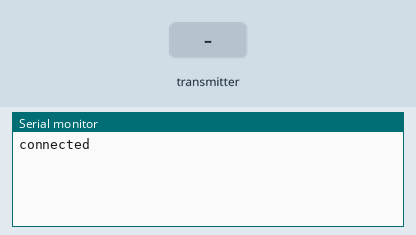
The program below on a simulated ESP32. Parts: the last lines printed to the serial monitor. The inputs (shaded band) are chosen by the test bench. WiFi joins after 1.5 s; servers stay silent unless stated; random numbers use the default seed unless the program sets one; no MQTT or app messages arrive unless stated.

Above: at 2.7 s.
2.8 s: the transmitter starts sending id = 0
At 3.11 s:
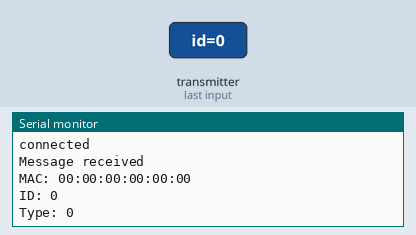
4.3 s: the transmitter starts sending id = 64
At 4.61 s:
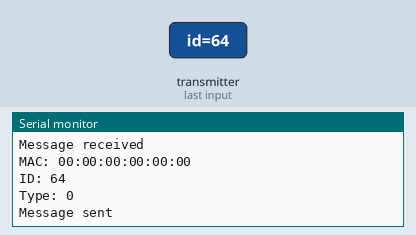

The program:

main.cpp
```cpp
#include <Arduino.h>
#include <PubSubClient.h>
#include <ArduinoJson.h>
#include <WiFiClientSecure.h>
#include <WiFi.h>
#include <esp_now.h>
#include <esp_wifi.h>

#include "main.h"

#define MQTT_SERVER "410e88d4c6f74067af21eb2712fbc8a4.s2.eu.hivemq.cloud"
#define MQTT_PORT 8883
#define MQTT_USER "esp32"
#define MQTT_PASSWORD "3W645!r7"

const char *SSID = "DESKTOP-OI97DKV 6851";
const char *PASSWORD = "40n9X+82";

WiFiClientSecure wifiClient;
PubSubClient client(wifiClient);

uint8_t broadcast_mac[] = { 0xFF, 0xFF, 0xFF, 0xFF, 0xFF, 0xFF };
uint8_t mac[6];
typedef struct esp_now_msg_t {
  uint8_t data[128];
  msg_type type;
  uint8_t id = 0;
} esp_now_msg_t;

// ESPNOW send messsage
void espnow_send_msg(esp_now_msg_t msg, uint8_t *mac) {
  uint8_t packet_size = sizeof(esp_now_msg_t);
  uint8_t msg_data[packet_size];
  memcpy(&msg_data[0], &msg, sizeof(esp_now_msg_t));

  esp_err_t status = esp_now_send(mac, msg_data, sizeof(esp_now_msg_t));
  if (ESP_OK != status) {
    Serial.println("Error sending message");
  }
}

void msg_send_cb(const uint8_t *mac, esp_now_send_status_t sendStatus) {

  switch (sendStatus) {
    case ESP_NOW_SEND_SUCCESS:
      /* code here */
      Serial.println("Message sent");
      break;

    case ESP_NOW_SEND_FAIL:
      /* code here */
      Serial.println("Message failed to send");
      break;

    default:
      break;
  }
}

void msg_recv_cb(const uint8_t *mac_addr, const uint8_t *data, int len) {
  /* code here */
  Serial.println("Message received");
  esp_now_msg_t msg;
  esp_now_msg_t reponse;
  memcpy(&msg, data, sizeof(esp_now_msg_t));
  Serial.printf("MAC: %02x:%02x:%02x:%02x:%02x:%02x\n", mac_addr[0], mac_addr[1], mac_addr[2], mac_addr[3], mac_addr[4], mac_addr[5]);
  Serial.printf("ID: %d\n", msg.id);
  Serial.printf("Type: %d\n", msg.type);
  // Serial.printf("MAC: %02x:%02x:%02x:%02x:%02x:%02x\n", msg.data[0], msg.data[1], msg.data[2], msg.data[3], msg.data[4], msg.data[5]);
  if (msg.id != 0)  // id gateway = 0
  {
    switch (msg.type) {
      case PAIRING:
        /* code */
        esp_now_peer_info peer_info;
        memcpy(peer_info.peer_addr, mac_addr, 6);
        peer_info.ifidx = WIFI_IF_STA;
        peer_info.channel = 0;
        peer_info.encrypt = false;
        esp_now_add_peer(&peer_info);

        reponse.type = PAIRING_RESPONSE;
        memcpy(reponse.data, mac, 6);

        espnow_send_msg(reponse, peer_info.peer_addr);
        break;
      case PAIRING_RESPONSE:
        /* code */
        break;
      case DATA:
        /* code */
        Serial.printf("Data: %s\n", msg.data);
        client.publish("temperature_humidity/data", (char *)msg.data);
        break;
      default:
        break;
    }
  }
  return;
}

void espnow_init(void) {
  // Puts ESP in STATION MODE
  WiFi.mode(WIFI_AP_STA);

  if (esp_now_init() != 0) {
    return;
  }

  esp_now_peer_info_t peer_info;
  peer_info.channel = 0;
  peer_info.ifidx = WIFI_IF_STA;
  memcpy(peer_info.peer_addr, broadcast_mac, 6);
  peer_info.encrypt = false;
  if (esp_now_add_peer(&peer_info) != ESP_OK) {
    Serial.println("Could not add peer");
  }
  // Set up callback
  if (esp_now_register_recv_cb(msg_recv_cb) != ESP_OK) {
    Serial.println("Could not register callback");
  }

  if (esp_now_register_send_cb(msg_send_cb) != ESP_OK) {
    Serial.println("Could not register send callback");
  }
}

void setup() {
  // put your setup code here, to run once:
  Serial.begin(9600);
  esp_read_mac(mac, ESP_MAC_WIFI_STA);

  // Connect to WiFi
  WiFi.mode(WIFI_AP_STA);


  WiFi.begin(SSID, PASSWORD);
  while (WiFi.status() != WL_CONNECTED) {
    delay(100);
  }
  wifiClient.setInsecure();
  client.setServer(MQTT_SERVER, MQTT_PORT);
  String clientId = "ESP32";
  clientId += String(random(0xffff), HEX);

  if (client.connect(clientId.c_str(), MQTT_USER, MQTT_PASSWORD)) {
    Serial.println("connected");
  }

  if (!client.connected()) {
    Serial.println("Connection failed");
    return;
  }

  espnow_init();
}

void loop() {
  // put your main code here, to run repeatedly:
}
```

main.h
```cpp
#ifndef __MAIN__
#define __MAIN__

#define PAIRED (1 << 0)

enum msg_type
{
	PAIRING,
	PAIRING_RESPONSE,
	DATA,
	DATA_RESPONSE,
};

#endif // !__MAIN__
```

Measured:
- after the input at 2.8 s, the serial monitor: prints a new line at once (image 1)
- after the input at 4.3 s, the serial monitor: prints a new line at once (image 2)
